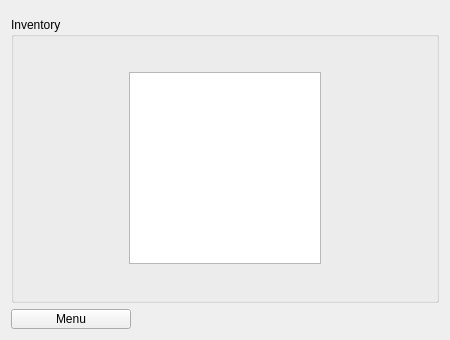
<?xml version="1.0" encoding="UTF-8"?>
<ui version="4.0">
 <class>MainWindow</class>
 <widget class="QMainWindow" name="MainWindow">
  <property name="geometry">
   <rect>
    <x>0</x>
    <y>0</y>
    <width>450</width>
    <height>340</height>
   </rect>
  </property>
  <property name="sizePolicy">
   <sizepolicy hsizetype="Preferred" vsizetype="Preferred">
    <horstretch>0</horstretch>
    <verstretch>0</verstretch>
   </sizepolicy>
  </property>
  <property name="minimumSize">
   <size>
    <width>450</width>
    <height>340</height>
   </size>
  </property>
  <property name="maximumSize">
   <size>
    <width>16777215</width>
    <height>16777215</height>
   </size>
  </property>
  <property name="windowTitle">
   <string>Inventory</string>
  </property>
  <property name="windowIcon">
   <iconset resource="resources.qrc">
    <normaloff>:/images/appleImage</normaloff>:/images/appleImage</iconset>
  </property>
  <widget class="QWidget" name="centralWidget">
   <layout class="QGridLayout" name="gridLayout">
    <item row="0" column="0">
     <widget class="MenuWidget" name="menuWidget" native="true">
      <property name="maximumSize">
       <size>
        <width>16777215</width>
        <height>16777215</height>
       </size>
      </property>
     </widget>
    </item>
    <item row="1" column="0">
     <widget class="QGroupBox" name="groupBox">
      <property name="sizePolicy">
       <sizepolicy hsizetype="Preferred" vsizetype="Preferred">
        <horstretch>0</horstretch>
        <verstretch>0</verstretch>
       </sizepolicy>
      </property>
      <property name="minimumSize">
       <size>
        <width>0</width>
        <height>0</height>
       </size>
      </property>
      <property name="maximumSize">
       <size>
        <width>16777215</width>
        <height>16777215</height>
       </size>
      </property>
      <property name="title">
       <string>Inventory</string>
      </property>
      <layout class="QHBoxLayout" name="horizontalLayout">
       <item>
        <widget class="Inventory" name="inventory">
         <property name="sizePolicy">
          <sizepolicy hsizetype="Expanding" vsizetype="Expanding">
           <horstretch>5</horstretch>
           <verstretch>0</verstretch>
          </sizepolicy>
         </property>
         <property name="minimumSize">
          <size>
           <width>192</width>
           <height>192</height>
          </size>
         </property>
         <property name="maximumSize">
          <size>
           <width>192</width>
           <height>192</height>
          </size>
         </property>
        </widget>
       </item>
      </layout>
     </widget>
    </item>
    <item row="2" column="0">
     <widget class="QPushButton" name="menuButton">
      <property name="minimumSize">
       <size>
        <width>80</width>
        <height>20</height>
       </size>
      </property>
      <property name="maximumSize">
       <size>
        <width>120</width>
        <height>20</height>
       </size>
      </property>
      <property name="text">
       <string>Menu</string>
      </property>
     </widget>
    </item>
   </layout>
  </widget>
 </widget>
 <layoutdefault spacing="6" margin="11"/>
 <customwidgets>
  <customwidget>
   <class>MenuWidget</class>
   <extends>QWidget</extends>
   <header>menuwidget.h</header>
   <container>1</container>
  </customwidget>
  <customwidget>
   <class>Inventory</class>
   <extends>QTableView</extends>
   <header>inventory.h</header>
  </customwidget>
 </customwidgets>
 <resources>
  <include location="resources.qrc"/>
 </resources>
 <connections/>
</ui>
